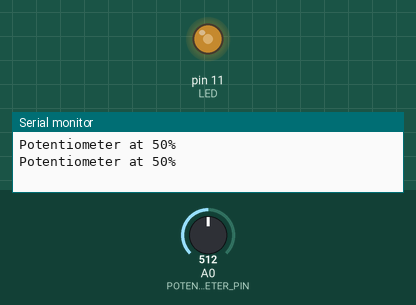
Simulated run of this sketch. Board: Arduino Uno, built with avr-gcc and run on an emulated ATmega328P. Shown: output pins drawn as LEDs (lit = HIGH), the last lines printed to the serial monitor. Inputs (shaded band) come from the test bench; at power-on: A0 (POTENTIOMETER_PIN) = 512.

Above: at 1.8 s.
1.9 s: A0 (POTENTIOMETER_PIN) set to 716
At 3.2 s:
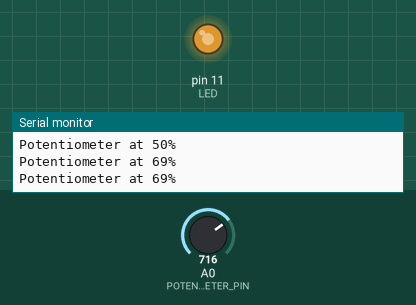
3.5 s: A0 (POTENTIOMETER_PIN) set to 900
At 4.8 s:
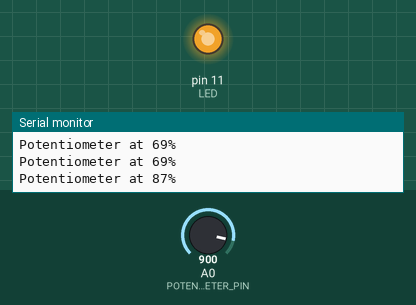
5.5 s: A0 (POTENTIOMETER_PIN) set to 122
At 6.3 s:
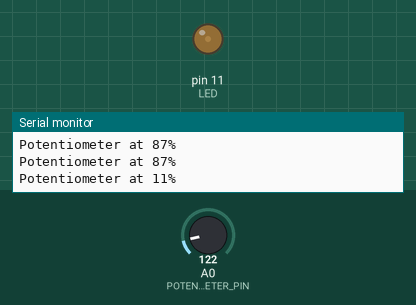
7.5 s: A0 (POTENTIOMETER_PIN) set to 0
At 9.1 s:
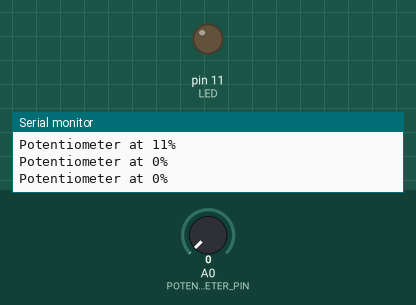
9.5 s: A0 (POTENTIOMETER_PIN) set to 511
At 10.7 s:
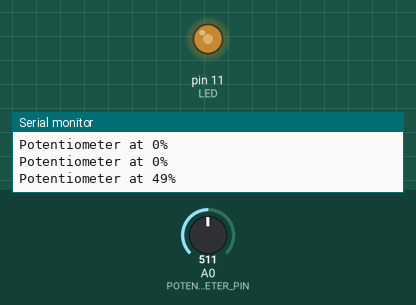
Timing chart, 0 to 12.5 s (numbered marks = the images above; inputs shaded):
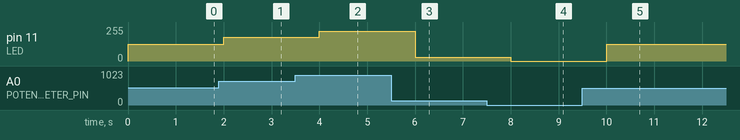

The sketch:

potentiometer.ino
```cpp
// C++ code
//
#define POTENTIOMETER_PIN A0
#define LED 11
int sensorValue = 0;

void setup() //Hier beginnt das Setup.
{
	pinMode (LED, OUTPUT);
  Serial.begin(9600);
}
void loop()
{
  int data = analogRead(POTENTIOMETER_PIN);
  analogWrite (LED, map(data,0,1023,0,255));
  int percentage = map(data, 0, 1023, 0, 100);
  Serial.print("Potentiometer at ");
  Serial.print(percentage);
  Serial.println("%");
  delay(1000);
}
```

Measured:
- after the input at 1.9 s, pin 11 (LED): 127/255 → 178/255 after 0.10 s
- after the input at 3.5 s, pin 11 (LED): 178/255 → 224/255 after 0.50 s
- after the input at 5.5 s, pin 11 (LED): 224/255 → 30/255 after 0.50 s
- after the input at 7.5 s, pin 11 (LED): 30/255 → 0/255 after 0.50 s
- after the input at 9.5 s, pin 11 (LED): 0/255 → 127/255 after 0.51 s
